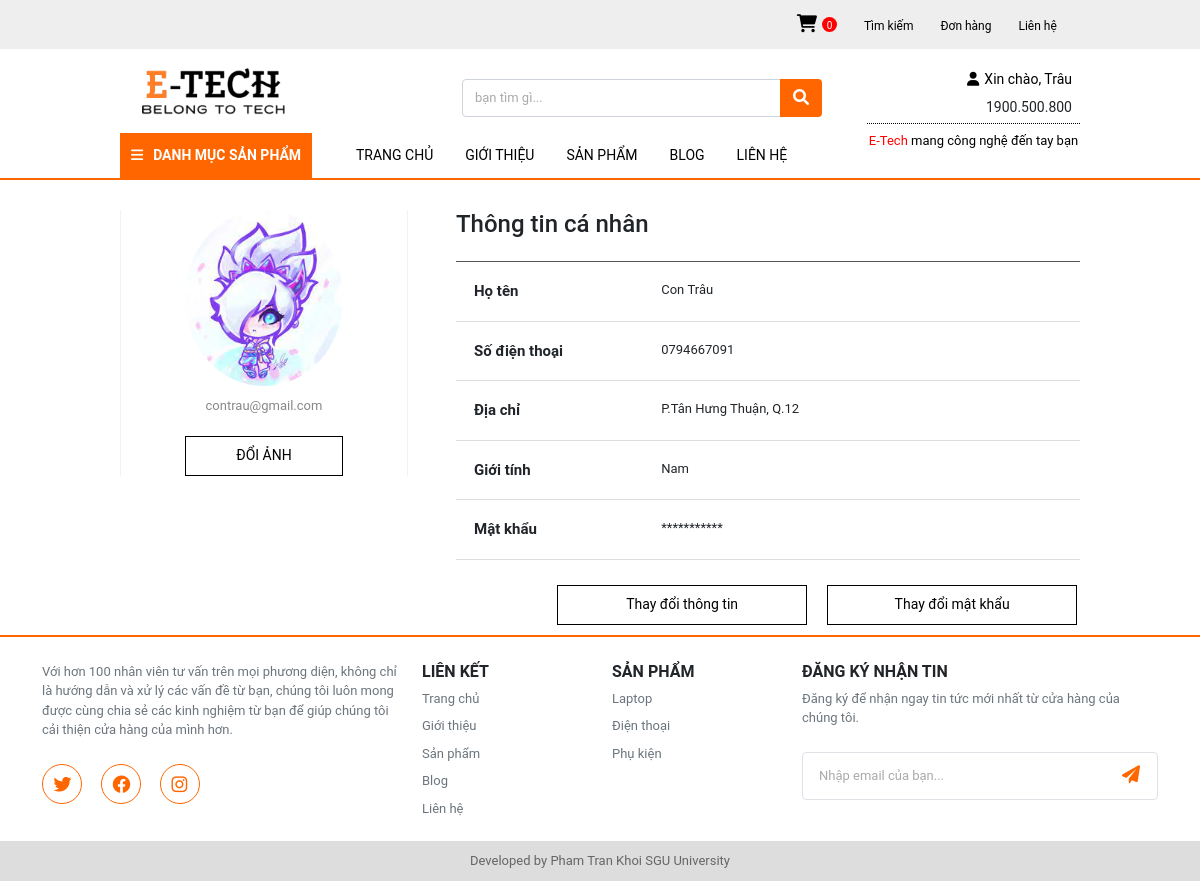
Page /user/profile/profileuser (signed in) on the earlier database version.
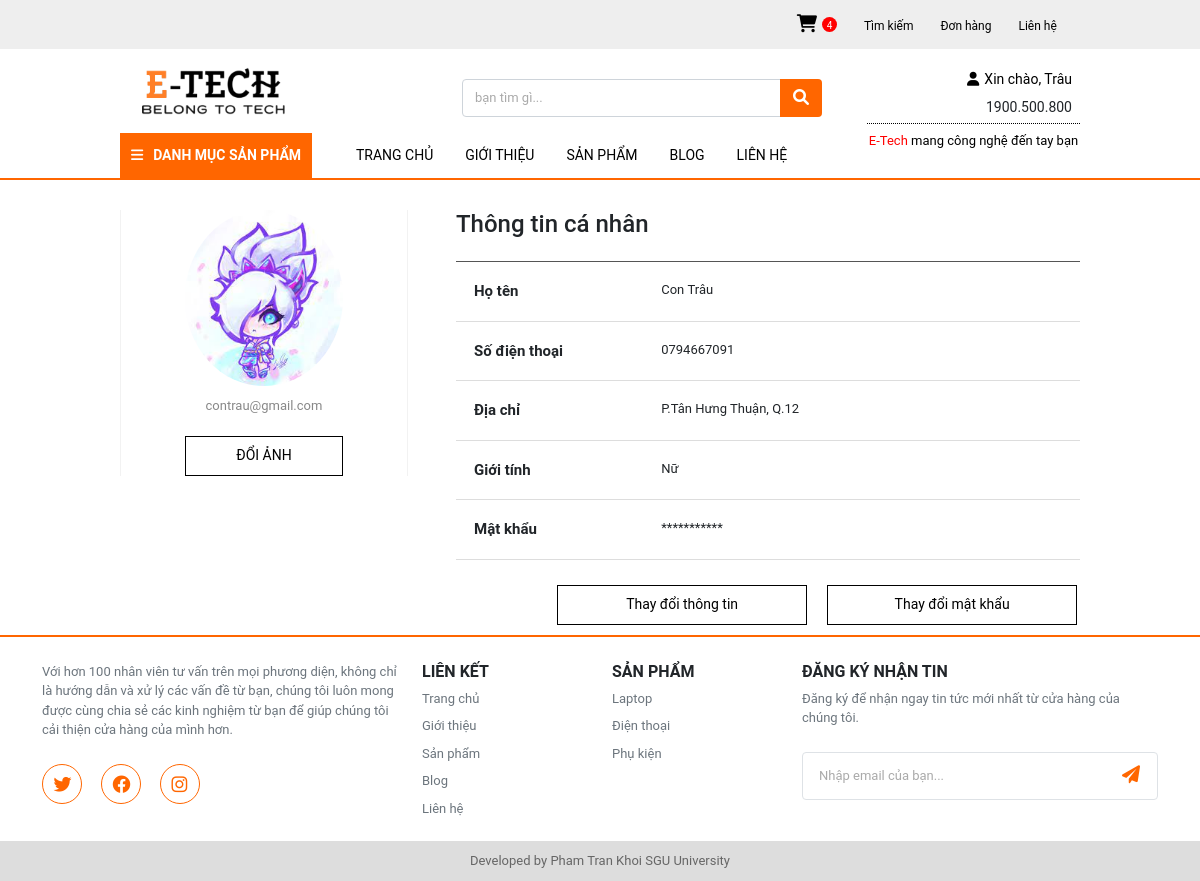
Same page on the later database version.
### tables this page shows
CREATE TABLE `user` (
  `id_user` int(11) NOT NULL,
  `first_name` varchar(50) NOT NULL,
  `last_name` varchar(50) NOT NULL,
  `email` varchar(250) NOT NULL,
  `password` varchar(250) NOT NULL,
  `gender` varchar(50) NOT NULL,
  `status` int(1) NOT NULL,
  `phone_number` varchar(50) NOT NULL,
  `address` varchar(250) NOT NULL,
  `avatar` varchar(250) NOT NULL
);

### user/mvc/core/controller.php (called while the page is built, shortened)
<?php
    class controller{
        function model($model){
            return new $model;
        }
        function view($view, $data =  []){
            require_once "./mvc/views/".$view.".php";
        }
    }
?>

### user/mvc/controllers/profile.php (called while the page is built, shortened)
<?php
    class profile extends controller{
        function __construct(){
            $this->userModel = $this->model("userModel");
            $this->cartModel = $this->model("cartModel");
            $this->info_user = "";
            $this->header = "";
            $this->total_quantity_cart = "";
            if(isset($_SESSION["email_user"]))
            {
                $this->info_user = $this->userModel->get_info($_SESSION["email_user"]);
                $this->header = $this->userModel->get_info($_SESSION["email_user"]);
                $this->total_quantity_cart = $this->cartModel->quantity_cart_user($_SESSION["email_user"]);
            }
        }
        function profileuser(){
            $this->view("pages/master",["view"=>"profile/profile-user.php",
                                        "header"=>$this->header,
                                        "user_info"=>$this->info_user,
                                        "total_quantity_cart"=>$this->total_quantity_cart]);
        }
    }
?>

### user/mvc/core/app.php (called while the page is built, shortened)
<?php
    class app{
        protected $action="index";
        function __construct(){
            $arr = $this->urlProcess();
            if(isset($arr[0])){
                if( file_exists("./mvc/controllers/".$arr[0].".php")){
                unset($arr[0]);
                }
            }
            $this->controller = new $this->controller;
            if( isset($arr[1]) ){
                if( method_exists($this->controller, $arr[1]) )
                    $this->action = $arr[1];
                unset($arr[1]);
            }
            $this->param=$arr?array_values($arr):[];
            call_user_func_array([$this->controller, $this->action], $this->param);
        }
        function urlProcess(){
            if( isset($_GET["url"]) ){
                $cleanUrl=filter_var(trim($_GET["url"],"/"));
                return explode("/", $cleanUrl);
            }
        }
    }
?>

### user/index.php (called while the page is built, shortened)
<?php
    $myApp = new app();
?>

### user/mvc/core/connectDB.php (called while the page is built, shortened)
<?php
    class connectDB{
        public $servername = "localhost";
        public $username = "root";
        public $password = "";
        function __construct(){
            $this->con = mysqli_connect($this->servername, $this->username, $this->password);
        }
    }
?>

### user/mvc/models/userModel.php (called while the page is built, shortened)
<?php
    class userModel extends connectDB{
        function get_info($email){
            $sql = "SELECT * FROM user WHERE email = '".$email."'";
            return mysqli_query($this->con, $sql);
        }
    }
?>

### user/mvc/views/profile/profile-user.php (the view, shortened to what the changed rows need)
<?php
if(isset($_SESSION["email_user"]))
{
    while ($row = mysqli_fetch_array($data["user_info"])){
?>
<div class="profile">
    <div class="profile-avatar">
        <img class="style-avatar" src="../images/avatars/<?php echo $row["avatar"] ?>">
        <span><?php echo $row["email"] ?></span>
        <button class="change-avatar" onclick="changeAvatar()">đổi ảnh</button>
    </div>
    <div class="profile-user">
       <h3>Thông tin cá nhân</h3>
       <table>
            <tr>
                <th>Họ tên</th>
                <td><?php echo $row["first_name"],"&nbsp", $row["last_name"] ?></td>
            </tr>
            <tr>
                <th>Số điện thoại</th>
                <td><?php echo $row["phone_number"] ?></td>
            </tr>
            <tr>
                <th>Địa chỉ</th>
                <td><?php echo $row["address"] ?></td>
            </tr>
            <tr>
                <th>Giới tính</th>
                <td><?php echo $row["gender"] ?></td>
            </tr>
            <tr>
                <th>Mật khẩu</th>
                <td>***********</td>
            </tr>
       </table>
       <div class="profile-user-button">
            <button onclick="changeProfile()">Thay đổi thông tin</button>
            <button onclick="changePassword()">Thay đổi mật khẩu</button>
       </div>
    </div>
</div>
<?php
    }
}
?>

### user/mvc/views/header/index.php (shortened to what the changed rows need)
<div class="header">
    <div class="top-header">
        <ul>
            <li><a href="cart"><i class="fa-solid fa-cart-shopping icon-cart"></i><?php if(isset($_SESSION["email_user"])) { ?><p class="quantity-cart"><?php echo $data["total_quantity_cart"] ?></p><?php } ?></a></li>
        </ul>
    </div>
    <div class="mid-header">
        <div class="mid-header-log-in-out">
            <div class="div-log-in-out">
                <div class="log-in-out">
                    <ul>
                        <?php
                        if(!isset($_SESSION["email_user"]))
                        {
                        ?>
                        <li><a href="login">ĐĂNG NHẬP</a></li>
                        <li><a href="register">ĐĂNG KÝ</a></li>
                        <?php
                        }else if(isset($_SESSION["email_user"]))
                        {
                            while($row = mysqli_fetch_array($data["header"]))
                            {
                        ?>
                        <li>
                            <a href="order" class="hover-div-user">
                                <i class="fa-solid fa-user"></i>Xin chào, <?php echo $row["last_name"] ?>
                            </a>
                        </li>
                        <?php
                            }
                        }
                        ?>
                    </ul>
                </div>
            </div>
        </div>
    </div>
</div>

Differences in the rows shown:
changed user "Trâu": gender "Nam" → "Nữ"
Other differences:
$data["total_quantity_cart"]: "0" → "4"
